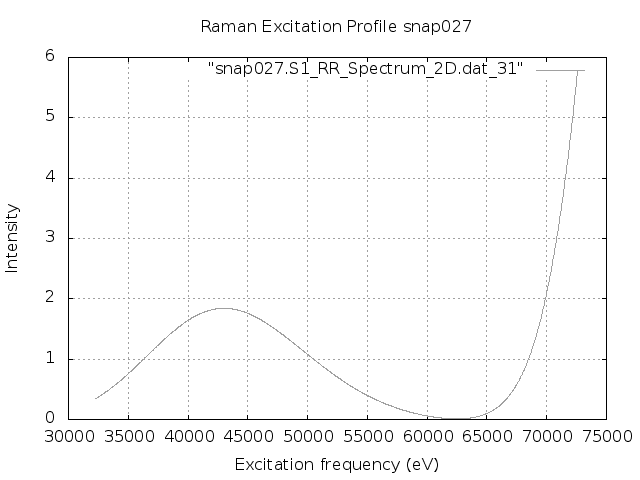

Write gnuplot code to recreate this figure.
set terminal png
set output "snap027.S1.REP_frozen.png"
set xlabel 'Excitation frequency (eV)'
set ylabel 'Intensity'
set title "Raman Excitation Profile snap027"
set grid
set autoscale
plot "snap027.S1_RR_Spectrum_2D.dat_31" with lines lc "blue"
exit
